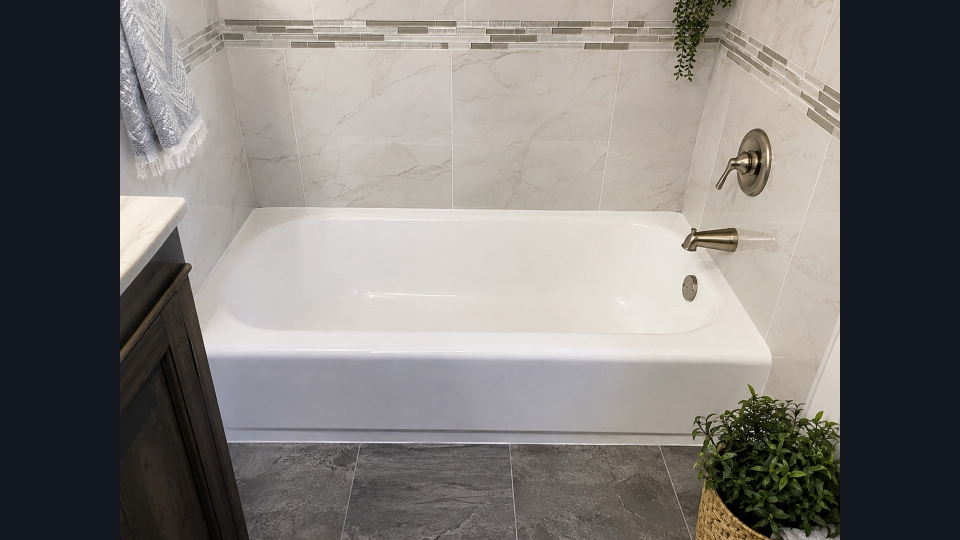
#> input picture images/after-1.jpg, 1920 x 1080 px (shown at 1/2 size); its folder holds only this picture in this run
$ python create-before-from-after.py
#> lines starting #> are read from the running program, lines starting #| are printed output that depends on the picture
#> in process_pair, after is the input picture: PIL image 1920x1080 RGB; mean R, G, B 126.6, 122.9, 120.1
"""Optional utility: derive worn 'before' images from 'after' frames for pixel-perfect slider alignment.

Note: For realistic worn/chipped/moldy before photos, generate separate BEFORE images with Grok Imagine instead.
"""
from __future__ import annotations

import random
import sys
from pathlib import Path

from PIL import Image, ImageDraw, ImageEnhance, ImageFilter

ROOT = Path(__file__).resolve().parents[1]
IMAGES = ROOT / "images"
TARGET_SIZE = (1920, 1080)


def normalize(img: Image.Image) -> Image.Image:
    if img.size != TARGET_SIZE:
        return img.resize(TARGET_SIZE, Image.LANCZOS)
    return img


def make_before(after: Image.Image, seed: int) -> Image.Image:
#> called with seed = 110
    random.seed(seed)
    img = after.convert("RGB")
    w, h = img.size
#> w = 1920; h = 1080

    r, g, b = img.split()
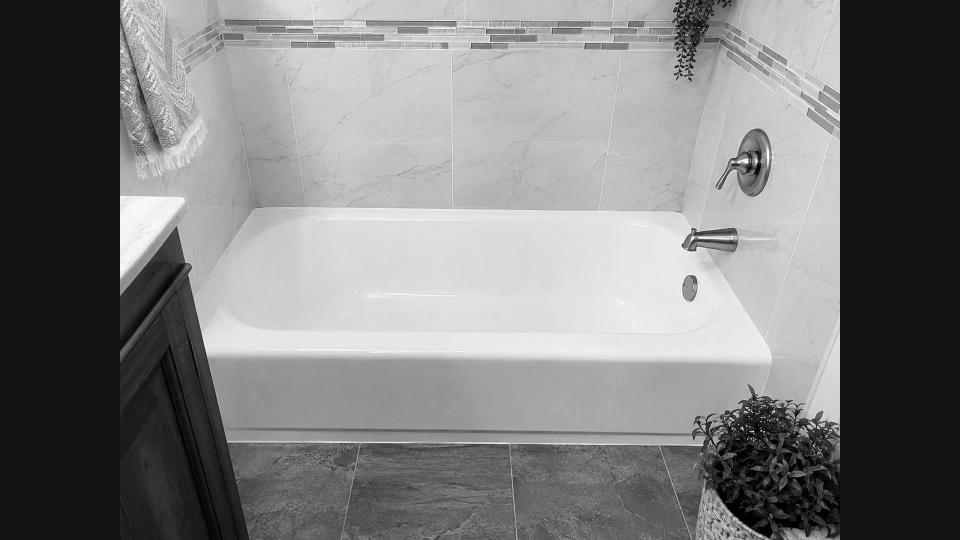
#> r: PIL image 1920x1080 L (shown at 1/2 size); min 0, max 255, mean 126.6
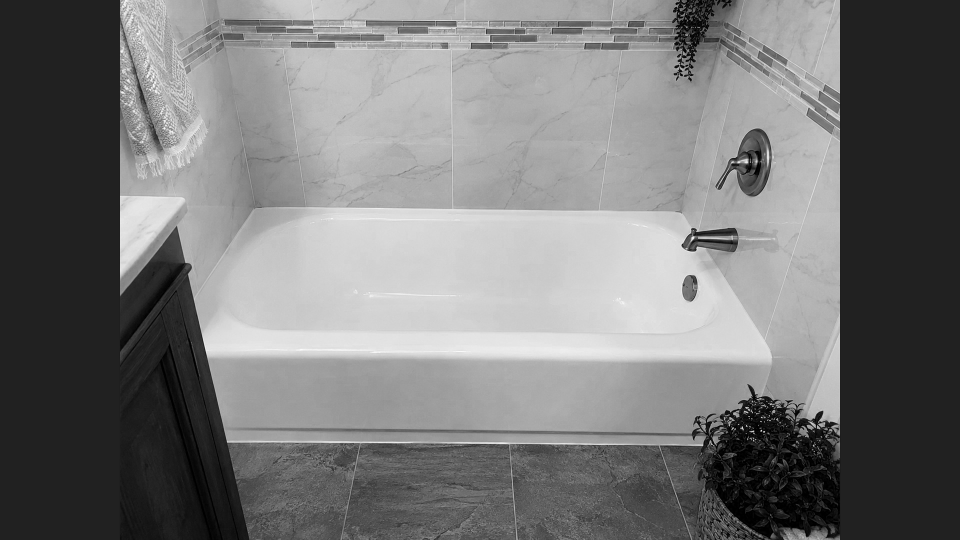
#> b: PIL image 1920x1080 L (shown at 1/2 size); min 0, max 255, mean 120.1
    r = r.point(lambda i: min(255, int(i * 1.08)))
    g = g.point(lambda i: int(i * 0.92))
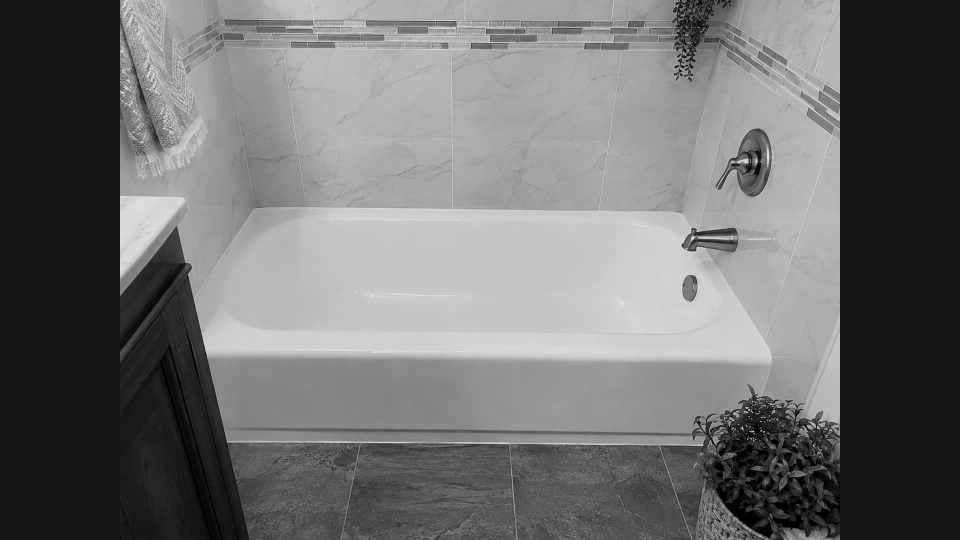
#> g: PIL image 1920x1080 L (shown at 1/2 size); min 0, max 234, mean 112.7
    b = b.point(lambda i: int(i * 0.82))
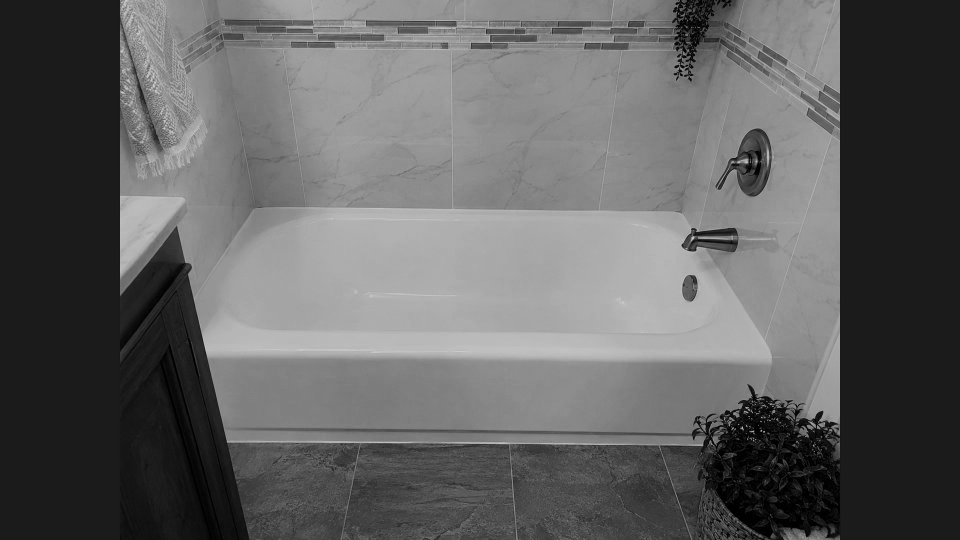
#> b: PIL image 1920x1080 L (shown at 1/2 size); min 0, max 209, mean 98.1
    img = Image.merge("RGB", (r, g, b))
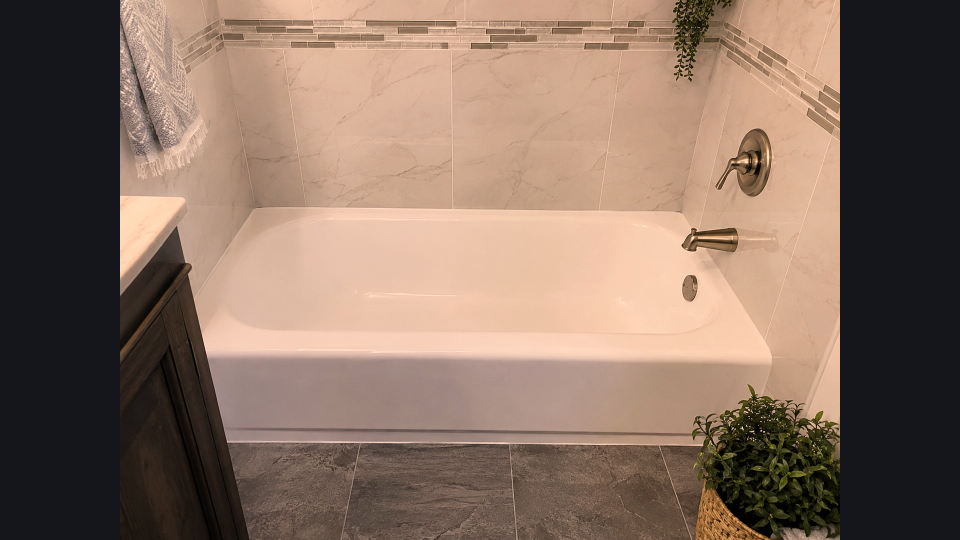
#> img: PIL image 1920x1080 RGB (shown at 1/2 size); mean R, G, B 136.2, 112.7, 98.1

    img = ImageEnhance.Brightness(img).enhance(0.78)
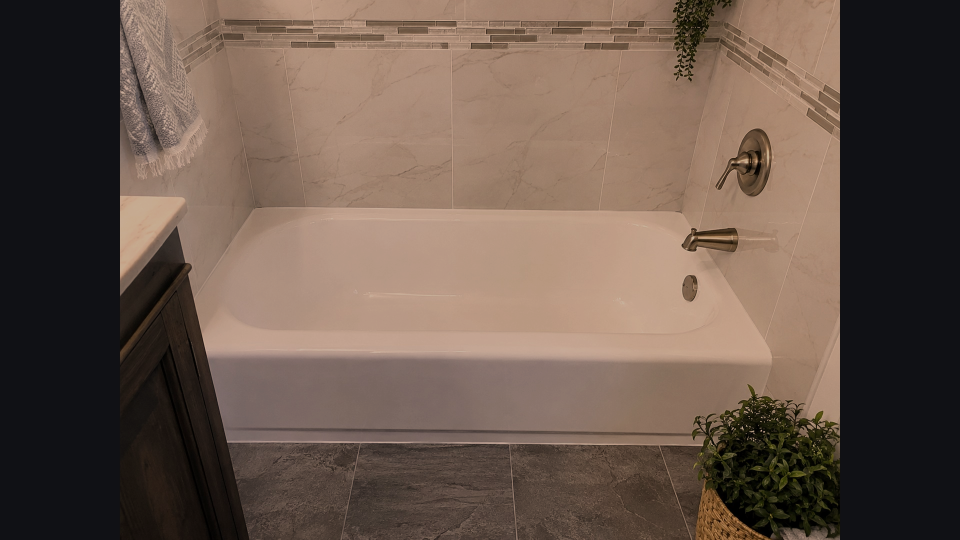
#> img: PIL image 1920x1080 RGB (shown at 1/2 size); mean R, G, B 105.8, 87.5, 76.2
    img = ImageEnhance.Contrast(img).enhance(0.86)
    img = ImageEnhance.Color(img).enhance(0.68)
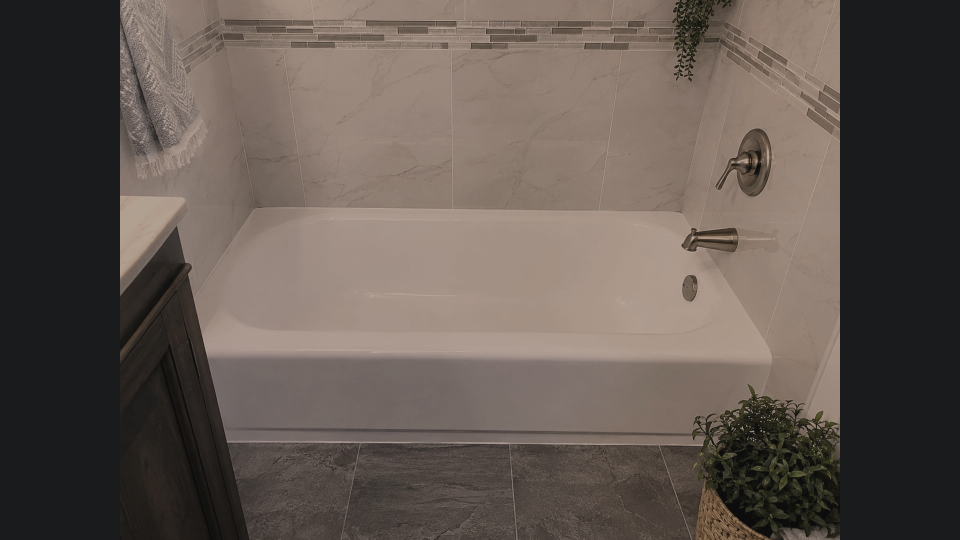
#> img: PIL image 1920x1080 RGB (shown at 1/2 size); mean R, G, B 98.9, 88.3, 81.8
    img = ImageEnhance.Sharpness(img).enhance(0.75)

    overlay = Image.new("RGBA", (w, h), (0, 0, 0, 0))
#> overlay: PIL image 1920x1080 RGBA; every value is 0
    draw = ImageDraw.Draw(overlay)

    # Grime and water stains on lower/center surfaces (tub, shower, counter)
    for _ in range(55):
        x = random.randint(int(w * 0.12), int(w * 0.88))
        y = random.randint(int(h * 0.32), int(h * 0.92))
        radius = random.randint(6, 28)
        tone = random.choice(
            [(72, 62, 48), (58, 52, 44), (95, 82, 68), (48, 55, 52)]
        )
        alpha = random.randint(35, 95)
        draw.ellipse(
            [x - radius, y - radius, x + radius, y + radius],
            fill=(*tone, alpha),
        )

    # Soap scum streaks
    for _ in range(12):
        x1 = random.randint(int(w * 0.2), int(w * 0.75))
        y1 = random.randint(int(h * 0.4), int(h * 0.85))
        x2 = x1 + random.randint(40, 140)
        y2 = y1 + random.randint(-18, 18)
        draw.line([x1, y1, x2, y2], fill=(210, 205, 190, 45), width=random.randint(2, 5))

    # Dull haze
    haze = Image.new("RGBA", (w, h), (40, 38, 32, 28))
    img = Image.alpha_composite(img.convert("RGBA"), overlay)
#> img: PIL image 1920x1080 RGBA
    img = Image.alpha_composite(img, haze)
    img = img.convert("RGB")
#> img: PIL image 1920x1080 RGB
    img = img.filter(ImageFilter.GaussianBlur(radius=0.5))
    return img


def process_pair(index: int) -> None:
    after_path = IMAGES / f"after-{index}.jpg"
    before_path = IMAGES / f"before-{index}.jpg"
    if not after_path.exists():
        print(f"SKIP missing {after_path.name}")
        return

    after = normalize(Image.open(after_path))
    after.save(after_path, quality=92, optimize=True)
    before = make_before(after, seed=index * 97 + 13)
    before.save(before_path, quality=92, optimize=True)
    print(f"OK {before_path.name} + {after_path.name} ({after.size[0]}x{after.size[1]})")
#| OK before-1.jpg + after-1.jpg (1920x1080)


def main() -> int:
    indices = [int(a) for a in sys.argv[1:]] if len(sys.argv) > 1 else list(range(1, 7))
    for i in indices:
        process_pair(i)
    return 0


if __name__ == "__main__":
    raise SystemExit(main())
#> (the program exits here)
